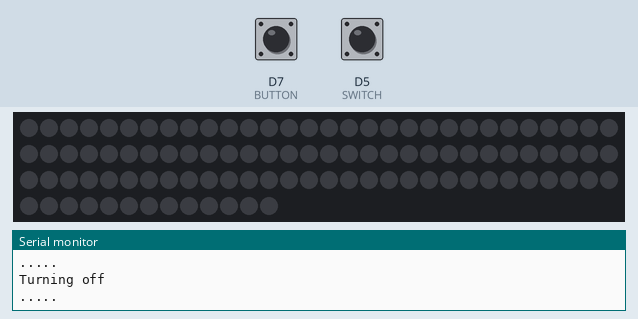
The sketch below on a simulated ESP8266 (NodeMCU). Parts: 103 RGB LEDs in strip order, left to right, continuing on the next row, the last lines printed to the serial monitor. Inputs (shaded band) come from the test bench; at power-on: D5 (SWITCH) LOW, D7 (BUTTON) LOW. Dim RGB values are drawn brighter than linear; the strip is taken to match the declared colour order.

Above: at 1.8 s.
1.9 s: D5 (SWITCH) pulled HIGH for 0.6 s
At 2.8 s:
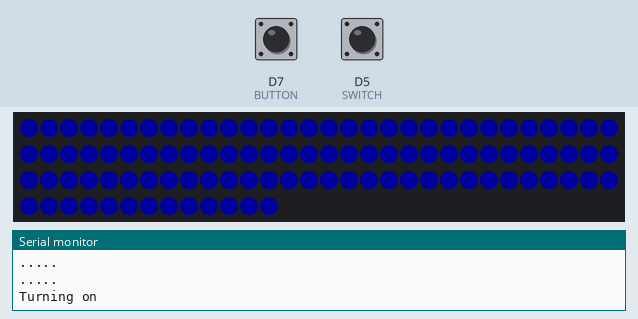
4.5 s: D5 (SWITCH) pulled HIGH for 1 s
At 5.5 s:
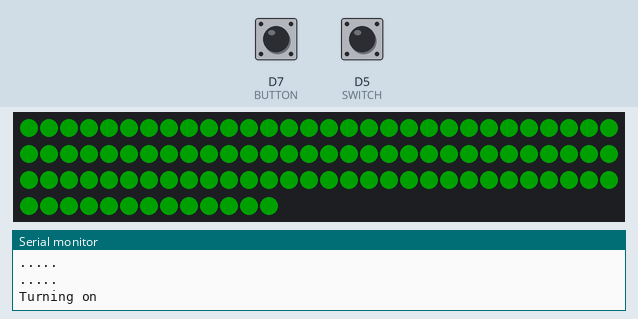
7.5 s: D5 (SWITCH) pulled HIGH for 0.6 s
At 8.8 s:
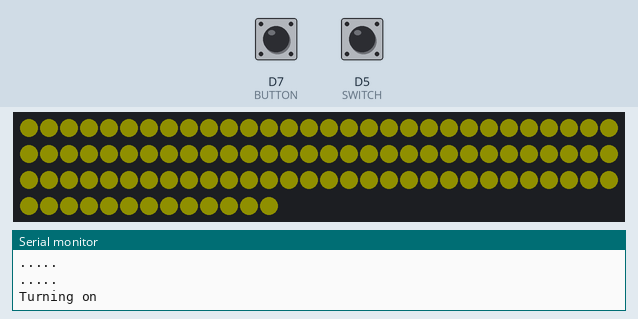
10.5 s: D5 (SWITCH) pulled HIGH for 3.2 s
At 11.9 s:
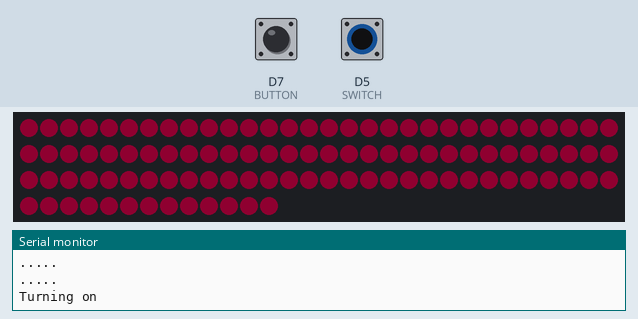
15.5 s: D5 (SWITCH) pulled HIGH for 0.6 s
At 16.8 s:
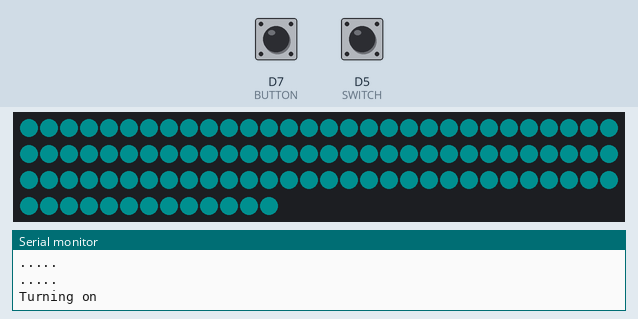
18.5 s: D5 (SWITCH) pulled HIGH for 1 s
At 19.8 s:
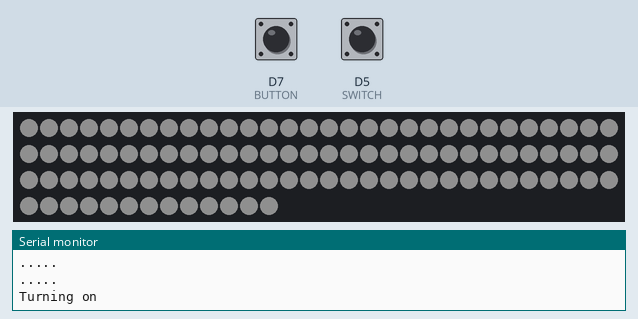
Timing chart, 0 to 21.5 s (numbered marks = the images above; inputs shaded):
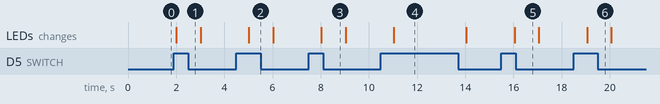

The sketch:

LightSaber.ino
```cpp
/**
 * TODO:
 * Add web interface to change colour
 * Add Rainbow colour scheme
 * Add flickering fire effect
 */
#include <Adafruit_NeoPixel.h>

#define NUM_PIXELS 103
#define NEOPIXEL_PIN D1
Adafruit_NeoPixel neopix(NUM_PIXELS, NEOPIXEL_PIN, NEO_RGB | NEO_KHZ800);
//Adafruit_NeoPixel neopix(NUM_PIXELS, NEOPIXEL_PIN, NEO_RGBW | NEO_KHZ800);

//TO BE MODIFIED according to need
//Parameters for Solid display

#define SOLID_LIST_LEN 7
byte offColour[3] = {0x00, 0x00, 0x00};
byte solidColours[SOLID_LIST_LEN][3] =
  { //G R B
    {0x1F,0x00,0x00}, //green
    {0x00,0x00,0x1F}, //blue
    {0x00,0x1F,0x00}, //red
    {0x0F,0x0F,0x00}, //yellow
    {0x0F,0x00,0x05}, //blue-green
    {0x00,0x0F,0x0F}, //purple
    {0x0F,0x0F,0x0F} //white
  };
int solidIndex=0;

#define SWITCH D5
#define BUTTON D7

boolean SW_ON = true;
boolean B_PRESS = false;

void setup()
{
  Serial.begin(115200);
  neopix.begin();

  for(int i=0; i<NUM_PIXELS; i++)
  {
    setColor(i,solidColours[solidIndex][0], solidColours[solidIndex][1], solidColours[solidIndex][2]);
  }

  neopix.show();

  pinMode(SWITCH, INPUT);
  pinMode(BUTTON, INPUT);
}

void loop()
{
  yield();
  Serial.println(".....");

  if(digitalRead(SWITCH) && !SW_ON) //SW=ON, previously OFF
  { //turn on
    Serial.println("Turning on");
    solidIndex++;
    setStrip(solidIndex);
    neopix.show();
    SW_ON = true;
  }
  else if(!digitalRead(SWITCH) && SW_ON) //switch off
  { //turn off
    Serial.println("Turning off");
    setStripOff();
    neopix.show();
    SW_ON = false;
  }
  else if(SW_ON && digitalRead(BUTTON) && !B_PRESS) //press button
  { //change colour
    Serial.println("Change next colour");
    solidIndex++;
    setStrip(solidIndex);
    neopix.show();
    B_PRESS = true;
  }
  else if(!digitalRead(BUTTON) && B_PRESS) //let go button
  {
    Serial.println("Release button. No action required.");
    B_PRESS = false;
  }
  yield();
  delay(1000);
}


void setStrip(int colour)
{
  if(colour >= SOLID_LIST_LEN)
  {
    solidIndex = 0;
    colour = 0;
  }
  for(int i=0; i<NUM_PIXELS; i++)
  {
    setColor(i,solidColours[colour][0], solidColours[colour][1], solidColours[colour][2]);
  }
}

void setStripOff()
{
  for(int i=0; i<NUM_PIXELS; i++)
  {
    setColor(i,offColour[0], offColour[1], offColour[2]);
  }
}


//======== Common functions
//set a single pixel
void setColor(int pos, byte red, byte green, byte blue)
{
//  byte white = 0;
//  if(red && green && blue)
//  {
//    white = min(red, green);
//    white = min(blue, white);
//    red = red - white;
//    green = green - white;
//    blue = blue - white;
//  }
//  neopix.setPixelColor(pos, neopix.Color(red, green, blue, white));
  //neopix.setPixelColor(pos, neopix.Color(red, green, blue,0));
  neopix.setPixelColor(pos, neopix.Color(red, green, blue));
}


//====== Functions for Solid Colours
/*
  Code for controling Neopixels.
  This sets the all neopixels into the same colour.
  The next time it is called, it will set all neopixels to the next colour on the list.
  The list of colours and its length is defined by the user.
  Created by Cathy Ooi, 2016-10-07.
  Released into the public domain.
*/

void setAllSameColor(int numpixels, byte *rgb)
{
  for(int i=0; i<numpixels; i++)
  {
    setColor(i, rgb[0], rgb[1], rgb[2]);
  }
}

void solidColorCycle(int numpixels, byte colorList[][3], int colorListLen)
{
  setAllSameColor(numpixels, colorList[solidIndex]);
  solidIndex = (solidIndex+1) % colorListLen;
}
```

Measured:
- after the input at 1.9 s, the LEDs: change after 0.11 s (image 1)
- after the input at 4.5 s, the LEDs: change after 0.52 s (image 2)
- after the input at 7.5 s, the LEDs: change after 0.53 s (image 3)
- after the input at 10.5 s, the LEDs: change after 0.54 s (image 4)
- after the input at 15.5 s, the LEDs: change after 0.54 s (image 5)
- after the input at 18.5 s, the LEDs: change after 0.55 s (image 6)
